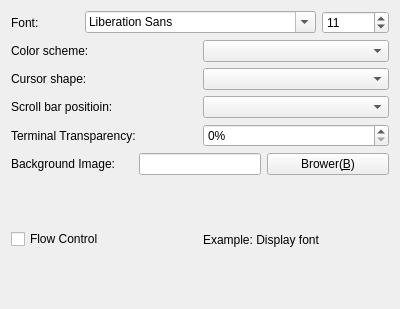
<?xml version="1.0" encoding="UTF-8"?>
<ui version="4.0">
 <class>CFrmParameterTerminalAppearanceSettings</class>
 <widget class="QWidget" name="CFrmParameterTerminalAppearanceSettings">
  <property name="geometry">
   <rect>
    <x>0</x>
    <y>0</y>
    <width>400</width>
    <height>309</height>
   </rect>
  </property>
  <property name="windowTitle">
   <string>Appearance</string>
  </property>
  <layout class="QGridLayout" name="gridLayout">
   <item row="3" column="0">
    <layout class="QHBoxLayout" name="horizontalLayout">
     <item>
      <widget class="QLabel" name="label">
       <property name="text">
        <string>Scroll bar positioin:</string>
       </property>
       <property name="wordWrap">
        <bool>true</bool>
       </property>
      </widget>
     </item>
     <item>
      <widget class="QComboBox" name="cbScrollBarPositioin">
       <property name="sizePolicy">
        <sizepolicy hsizetype="Preferred" vsizetype="Fixed">
         <horstretch>0</horstretch>
         <verstretch>0</verstretch>
        </sizepolicy>
       </property>
      </widget>
     </item>
    </layout>
   </item>
   <item row="0" column="0">
    <layout class="QHBoxLayout" name="horizontalLayout_6">
     <item>
      <widget class="QLabel" name="label_5">
       <property name="text">
        <string>Font:</string>
       </property>
       <property name="wordWrap">
        <bool>true</bool>
       </property>
      </widget>
     </item>
     <item>
      <widget class="QFontComboBox" name="fontComboBox">
       <property name="sizePolicy">
        <sizepolicy hsizetype="Preferred" vsizetype="Fixed">
         <horstretch>0</horstretch>
         <verstretch>0</verstretch>
        </sizepolicy>
       </property>
      </widget>
     </item>
     <item>
      <widget class="QSpinBox" name="spFontSize">
       <property name="sizePolicy">
        <sizepolicy hsizetype="Preferred" vsizetype="Fixed">
         <horstretch>0</horstretch>
         <verstretch>0</verstretch>
        </sizepolicy>
       </property>
       <property name="minimum">
        <number>6</number>
       </property>
       <property name="value">
        <number>11</number>
       </property>
      </widget>
     </item>
    </layout>
   </item>
   <item row="5" column="0">
    <layout class="QHBoxLayout" name="horizontalLayout_3">
     <item>
      <widget class="QLabel" name="label_3">
       <property name="text">
        <string>Background Image:</string>
       </property>
       <property name="wordWrap">
        <bool>true</bool>
       </property>
      </widget>
     </item>
     <item>
      <widget class="QLineEdit" name="leImage">
       <property name="sizePolicy">
        <sizepolicy hsizetype="Preferred" vsizetype="Fixed">
         <horstretch>0</horstretch>
         <verstretch>0</verstretch>
        </sizepolicy>
       </property>
      </widget>
     </item>
     <item>
      <widget class="QPushButton" name="pbBrower">
       <property name="sizePolicy">
        <sizepolicy hsizetype="Preferred" vsizetype="Fixed">
         <horstretch>0</horstretch>
         <verstretch>0</verstretch>
        </sizepolicy>
       </property>
       <property name="text">
        <string>Brower(&amp;B)</string>
       </property>
      </widget>
     </item>
    </layout>
   </item>
   <item row="6" column="0">
    <layout class="QHBoxLayout" name="horizontalLayout_9">
     <item>
      <widget class="QCheckBox" name="cbFlowControl">
       <property name="text">
        <string>Flow Control</string>
       </property>
      </widget>
     </item>
     <item>
      <widget class="QLabel" name="lbFont">
       <property name="text">
        <string>Example: Display font</string>
       </property>
       <property name="wordWrap">
        <bool>true</bool>
       </property>
      </widget>
     </item>
    </layout>
   </item>
   <item row="1" column="0">
    <layout class="QHBoxLayout" name="horizontalLayout_5">
     <item>
      <widget class="QLabel" name="label_4">
       <property name="text">
        <string>Color scheme:</string>
       </property>
       <property name="wordWrap">
        <bool>true</bool>
       </property>
      </widget>
     </item>
     <item>
      <widget class="QComboBox" name="cbColorScheme">
       <property name="sizePolicy">
        <sizepolicy hsizetype="Preferred" vsizetype="Fixed">
         <horstretch>0</horstretch>
         <verstretch>0</verstretch>
        </sizepolicy>
       </property>
      </widget>
     </item>
    </layout>
   </item>
   <item row="2" column="0">
    <layout class="QHBoxLayout" name="horizontalLayout_7">
     <item>
      <widget class="QLabel" name="label_6">
       <property name="text">
        <string>Cursor shape:</string>
       </property>
       <property name="wordWrap">
        <bool>true</bool>
       </property>
      </widget>
     </item>
     <item>
      <widget class="QComboBox" name="cbCursorShape">
       <property name="sizePolicy">
        <sizepolicy hsizetype="Preferred" vsizetype="Fixed">
         <horstretch>0</horstretch>
         <verstretch>0</verstretch>
        </sizepolicy>
       </property>
      </widget>
     </item>
    </layout>
   </item>
   <item row="4" column="0">
    <layout class="QHBoxLayout" name="horizontalLayout_2">
     <item>
      <widget class="QLabel" name="label_2">
       <property name="text">
        <string>Terminal Transparency:</string>
       </property>
       <property name="wordWrap">
        <bool>true</bool>
       </property>
      </widget>
     </item>
     <item>
      <widget class="QSpinBox" name="spTerminalTransparecy">
       <property name="sizePolicy">
        <sizepolicy hsizetype="Preferred" vsizetype="Fixed">
         <horstretch>0</horstretch>
         <verstretch>0</verstretch>
        </sizepolicy>
       </property>
       <property name="suffix">
        <string>%</string>
       </property>
       <property name="maximum">
        <number>100</number>
       </property>
      </widget>
     </item>
    </layout>
   </item>
  </layout>
 </widget>
 <resources/>
 <connections/>
</ui>
